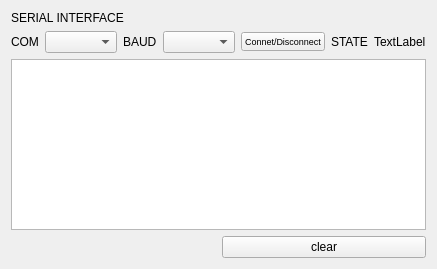
<?xml version="1.0" encoding="UTF-8"?>
<ui version="4.0">
 <class>Form</class>
 <widget class="QWidget" name="Form">
  <property name="geometry">
   <rect>
    <x>0</x>
    <y>0</y>
    <width>429</width>
    <height>269</height>
   </rect>
  </property>
  <property name="windowTitle">
   <string>Form</string>
  </property>
  <layout class="QGridLayout" name="gridLayout_2">
   <item row="0" column="0">
    <layout class="QGridLayout" name="gridLayout">
     <item row="1" column="0" colspan="2">
      <layout class="QHBoxLayout" name="horizontalLayout_4">
       <property name="spacing">
        <number>6</number>
       </property>
       <item>
        <layout class="QHBoxLayout" name="horizontalLayout">
         <item alignment="Qt::AlignRight">
          <widget class="QLabel" name="label">
           <property name="text">
            <string>COM</string>
           </property>
          </widget>
         </item>
         <item>
          <widget class="QComboBox" name="COM_comboBox"/>
         </item>
        </layout>
       </item>
       <item>
        <layout class="QHBoxLayout" name="horizontalLayout_2">
         <item alignment="Qt::AlignRight">
          <widget class="QLabel" name="label_2">
           <property name="text">
            <string>BAUD</string>
           </property>
          </widget>
         </item>
         <item>
          <widget class="QComboBox" name="BAUD_comboBox"/>
         </item>
        </layout>
       </item>
       <item>
        <widget class="QPushButton" name="connect_disconnect_pushButton">
         <property name="font">
          <font>
           <pointsize>7</pointsize>
          </font>
         </property>
         <property name="text">
          <string>Connet/Disconnect</string>
         </property>
        </widget>
       </item>
       <item>
        <spacer name="horizontalSpacer">
         <property name="orientation">
          <enum>Qt::Horizontal</enum>
         </property>
         <property name="sizeHint" stdset="0">
          <size>
           <width>40</width>
           <height>20</height>
          </size>
         </property>
        </spacer>
       </item>
       <item>
        <layout class="QHBoxLayout" name="horizontalLayout_3">
         <item alignment="Qt::AlignRight">
          <widget class="QLabel" name="label_3">
           <property name="text">
            <string>STATE</string>
           </property>
          </widget>
         </item>
         <item>
          <widget class="QLabel" name="led_indicator">
           <property name="text">
            <string>TextLabel</string>
           </property>
          </widget>
         </item>
        </layout>
       </item>
      </layout>
     </item>
     <item row="2" column="0" colspan="2">
      <widget class="QPlainTextEdit" name="plainTextEdit"/>
     </item>
     <item row="0" column="0">
      <widget class="QLabel" name="label_5">
       <property name="text">
        <string>SERIAL INTERFACE</string>
       </property>
      </widget>
     </item>
     <item row="4" column="1">
      <widget class="QPushButton" name="clear_pushButton">
       <property name="text">
        <string>clear</string>
       </property>
      </widget>
     </item>
    </layout>
   </item>
  </layout>
 </widget>
 <resources/>
 <connections/>
</ui>
